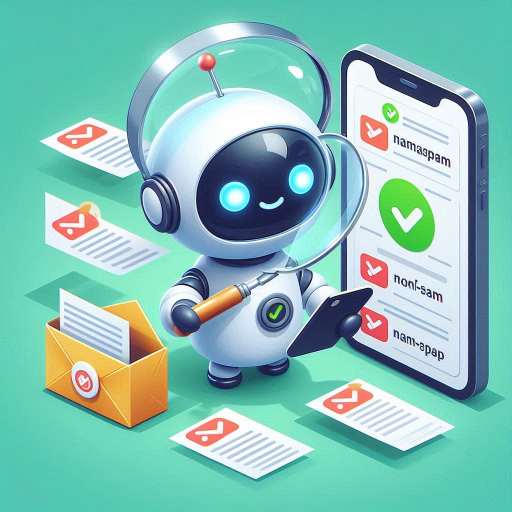
#> input picture img.png, 1024 x 1024 px (shown at 1/2 size)
$ jupyter execute --allow-errors task4_SMS.ipynb
#> lines starting #> are read from the running program, lines starting #| are printed output that depends on the picture
# <b>🚀 Building an SMS Spam Classifier 📱
</b>

### Objective
The goal of this project is to build a machine learning model that can classify SMS messages as either spam or legitimate. This classifier will help in filtering out unwanted spam messages, ensuring that users receive only relevant and important communications.

[cell 1]
from PIL import Image
from IPython.display import display
display(Image.open('img.png').resize((800, 400)) or Image.open('img.png'))
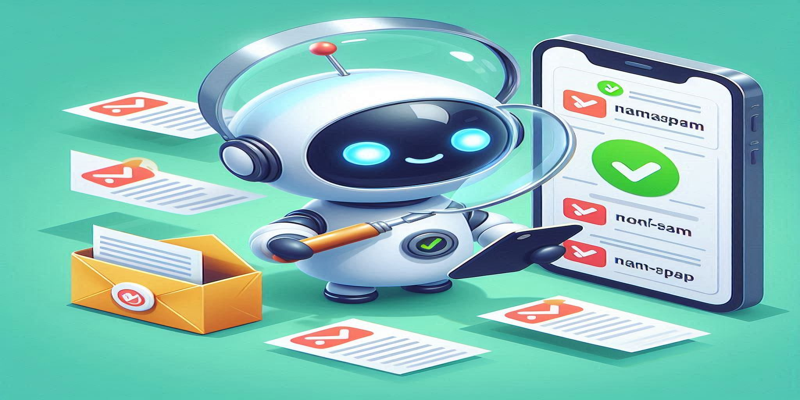
#> shown: PIL image 800x400 RGBA; mean R, G, B, A 130.3, 190.6, 181.4, 255
